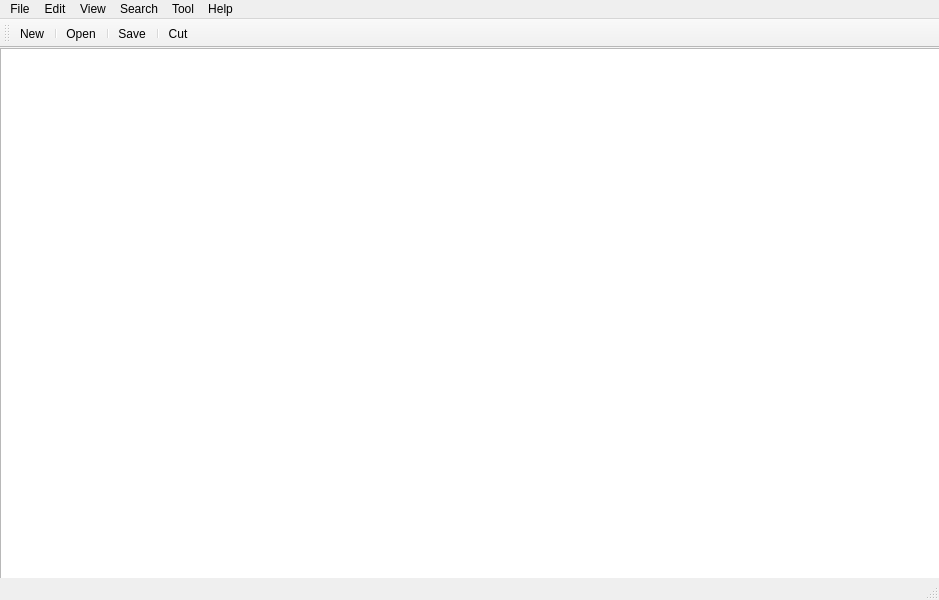
<?xml version="1.0" encoding="UTF-8"?>
<ui version="4.0">
 <class>MainWindow</class>
 <widget class="QMainWindow" name="MainWindow">
  <property name="geometry">
   <rect>
    <x>0</x>
    <y>0</y>
    <width>939</width>
    <height>600</height>
   </rect>
  </property>
  <property name="windowTitle">
   <string>MainWindow</string>
  </property>
  <widget class="QWidget" name="centralwidget">
   <widget class="QTextEdit" name="textEdit">
    <property name="geometry">
     <rect>
      <x>0</x>
      <y>0</y>
      <width>1021</width>
      <height>601</height>
     </rect>
    </property>
   </widget>
  </widget>
  <widget class="QMenuBar" name="menuBar">
   <property name="geometry">
    <rect>
     <x>0</x>
     <y>0</y>
     <width>939</width>
     <height>25</height>
    </rect>
   </property>
   <widget class="QMenu" name="menuFile">
    <property name="title">
     <string>File</string>
    </property>
    <addaction name="actionOpen"/>
    <addaction name="actionNew"/>
    <addaction name="action_Save"/>
    <addaction name="action_Saveas"/>
    <addaction name="actionPrint"/>
    <addaction name="actionPrint_Preview"/>
    <addaction name="action_Close"/>
    <addaction name="action_quit"/>
   </widget>
   <widget class="QMenu" name="menuEdit">
    <property name="title">
     <string>Edit</string>
    </property>
    <addaction name="actionUndo"/>
    <addaction name="actionRedo"/>
    <addaction name="actionCut"/>
    <addaction name="actionCopy"/>
    <addaction name="actionPaste"/>
    <addaction name="actionDelete"/>
    <addaction name="actionSelect_All"/>
    <addaction name="actionInsert"/>
    <addaction name="actionPreferences"/>
   </widget>
   <widget class="QMenu" name="menuView">
    <property name="title">
     <string>View</string>
    </property>
    <widget class="QMenu" name="menuHighlight_Mode">
     <property name="title">
      <string>Highlight Mode </string>
     </property>
     <widget class="QMenu" name="menuScript">
      <property name="title">
       <string>Script</string>
      </property>
      <addaction name="actionCss"/>
      <addaction name="actionRuby"/>
      <addaction name="actionJavascript"/>
     </widget>
     <widget class="QMenu" name="menuSources">
      <property name="title">
       <string>Sources</string>
      </property>
      <addaction name="actionC"/>
      <addaction name="actionC_sharp"/>
      <addaction name="actionC_plus_plus"/>
      <addaction name="actionJava"/>
      <addaction name="actionLisp"/>
      <addaction name="actionHaskell"/>
      <addaction name="actionObject_C"/>
      <addaction name="actionGo"/>
      <addaction name="actionVB_net"/>
     </widget>
     <widget class="QMenu" name="menuMarkup">
      <property name="title">
       <string>Markup</string>
      </property>
      <addaction name="actionHtml"/>
      <addaction name="actionMarkdown"/>
     </widget>
     <addaction name="actionPlainText"/>
     <addaction name="menuScript"/>
     <addaction name="menuSources"/>
     <addaction name="menuMarkup"/>
    </widget>
    <addaction name="actionToolbar"/>
    <addaction name="actionStatusbar"/>
    <addaction name="actionSidebar"/>
    <addaction name="actionBottom_Panel"/>
    <addaction name="actionFullscreen"/>
    <addaction name="menuHighlight_Mode"/>
   </widget>
   <widget class="QMenu" name="menuSearch">
    <property name="title">
     <string>Search</string>
    </property>
    <addaction name="actionFind"/>
    <addaction name="actionFind_next"/>
   </widget>
   <widget class="QMenu" name="menuTool">
    <property name="title">
     <string>Tool</string>
    </property>
   </widget>
   <widget class="QMenu" name="menuHelp">
    <property name="title">
     <string>Help</string>
    </property>
   </widget>
   <addaction name="menuFile"/>
   <addaction name="menuEdit"/>
   <addaction name="menuView"/>
   <addaction name="menuSearch"/>
   <addaction name="menuTool"/>
   <addaction name="menuHelp"/>
  </widget>
  <widget class="QToolBar" name="toolBar_2">
   <property name="windowTitle">
    <string>toolBar_2</string>
   </property>
   <attribute name="toolBarArea">
    <enum>TopToolBarArea</enum>
   </attribute>
   <attribute name="toolBarBreak">
    <bool>false</bool>
   </attribute>
   <addaction name="actionNew"/>
   <addaction name="separator"/>
   <addaction name="actionOpen"/>
   <addaction name="separator"/>
   <addaction name="action_Save"/>
   <addaction name="separator"/>
   <addaction name="actionCut"/>
  </widget>
  <widget class="QStatusBar" name="statusBar"/>
  <action name="actionOpen">
   <property name="icon">
    <iconset>
     <normaloff>icon/open-file.png</normaloff>icon/open-file.png</iconset>
   </property>
   <property name="text">
    <string>Open</string>
   </property>
   <property name="iconText">
    <string>Open</string>
   </property>
   <property name="shortcut">
    <string>Ctrl+O</string>
   </property>
  </action>
  <action name="actionNew">
   <property name="icon">
    <iconset>
     <normaloff>icon/File-New-icon.png</normaloff>icon/File-New-icon.png</iconset>
   </property>
   <property name="text">
    <string>New</string>
   </property>
   <property name="shortcut">
    <string>Ctrl+N</string>
   </property>
  </action>
  <action name="action_Save">
   <property name="icon">
    <iconset>
     <normaloff>icon/save.gif</normaloff>icon/save.gif</iconset>
   </property>
   <property name="text">
    <string>Save</string>
   </property>
   <property name="shortcut">
    <string>Ctrl+S</string>
   </property>
  </action>
  <action name="action_Saveas">
   <property name="text">
    <string>Save as</string>
   </property>
  </action>
  <action name="actionPrint">
   <property name="text">
    <string>Print</string>
   </property>
   <property name="shortcut">
    <string>Ctrl+P</string>
   </property>
  </action>
  <action name="actionPrint_Preview">
   <property name="text">
    <string>Print Preview</string>
   </property>
  </action>
  <action name="action_Close">
   <property name="text">
    <string>Close</string>
   </property>
  </action>
  <action name="action_quit">
   <property name="text">
    <string>Quit</string>
   </property>
  </action>
  <action name="actionUndo">
   <property name="text">
    <string>Undo</string>
   </property>
  </action>
  <action name="actionRedo">
   <property name="text">
    <string>Redo</string>
   </property>
  </action>
  <action name="actionCut">
   <property name="icon">
    <iconset>
     <normaloff>icon/cut.png</normaloff>icon/cut.png</iconset>
   </property>
   <property name="text">
    <string>Cut</string>
   </property>
  </action>
  <action name="actionCopy">
   <property name="text">
    <string>Copy</string>
   </property>
  </action>
  <action name="actionPaste">
   <property name="text">
    <string>Paste</string>
   </property>
  </action>
  <action name="actionDelete">
   <property name="text">
    <string>Delete</string>
   </property>
  </action>
  <action name="actionSelect_All">
   <property name="text">
    <string>Select All</string>
   </property>
  </action>
  <action name="actionInsert">
   <property name="text">
    <string>Insert Date and Time</string>
   </property>
  </action>
  <action name="actionPreferences">
   <property name="text">
    <string>Preferences</string>
   </property>
  </action>
  <action name="actionToolbar">
   <property name="text">
    <string>Toolbar</string>
   </property>
  </action>
  <action name="actionStatusbar">
   <property name="text">
    <string>Statusbar</string>
   </property>
  </action>
  <action name="actionSidebar">
   <property name="text">
    <string>Sidebar</string>
   </property>
  </action>
  <action name="actionBottom_Panel">
   <property name="text">
    <string>Bottom Panel</string>
   </property>
  </action>
  <action name="actionFullscreen">
   <property name="text">
    <string>Fullscreen</string>
   </property>
  </action>
  <action name="actionPlainText">
   <property name="text">
    <string>PlainText</string>
   </property>
  </action>
  <action name="actionCss">
   <property name="text">
    <string>Python</string>
   </property>
  </action>
  <action name="actionRuby">
   <property name="text">
    <string>Ruby</string>
   </property>
  </action>
  <action name="actionJavascript">
   <property name="text">
    <string>Javascript</string>
   </property>
  </action>
  <action name="actionC">
   <property name="text">
    <string>C</string>
   </property>
  </action>
  <action name="actionC_sharp">
   <property name="text">
    <string>C#</string>
   </property>
  </action>
  <action name="actionC_plus_plus">
   <property name="text">
    <string>C++</string>
   </property>
  </action>
  <action name="actionJava">
   <property name="text">
    <string>Java</string>
   </property>
  </action>
  <action name="actionHtml">
   <property name="text">
    <string>Html</string>
   </property>
  </action>
  <action name="actionMarkdown">
   <property name="text">
    <string>Markdown</string>
   </property>
  </action>
  <action name="actionLisp">
   <property name="text">
    <string>Lisp</string>
   </property>
  </action>
  <action name="actionHaskell">
   <property name="text">
    <string>Haskell</string>
   </property>
  </action>
  <action name="actionObject_C">
   <property name="text">
    <string>Object-C</string>
   </property>
  </action>
  <action name="actionGo">
   <property name="text">
    <string>Go</string>
   </property>
  </action>
  <action name="actionVB_net">
   <property name="text">
    <string>VB,net</string>
   </property>
  </action>
  <action name="actionFind">
   <property name="text">
    <string>Find</string>
   </property>
  </action>
  <action name="actionFind_next">
   <property name="text">
    <string>Find next</string>
   </property>
  </action>
 </widget>
 <resources/>
 <connections/>
</ui>
